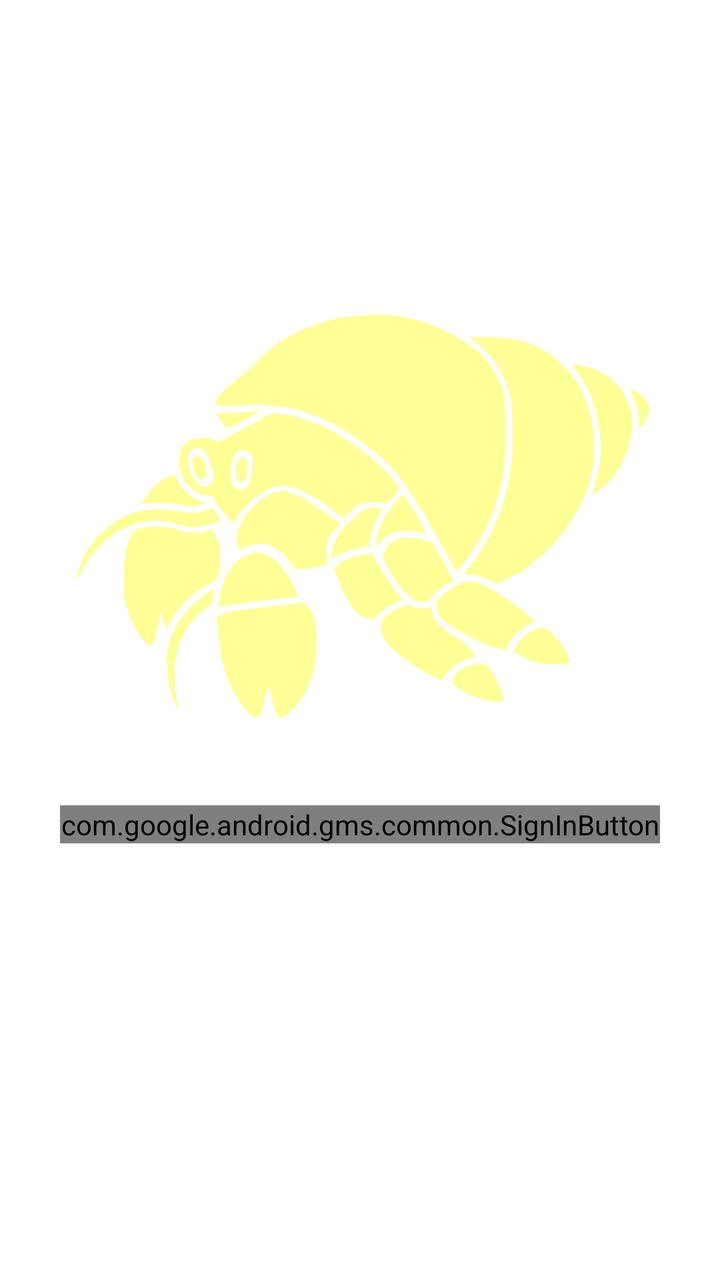
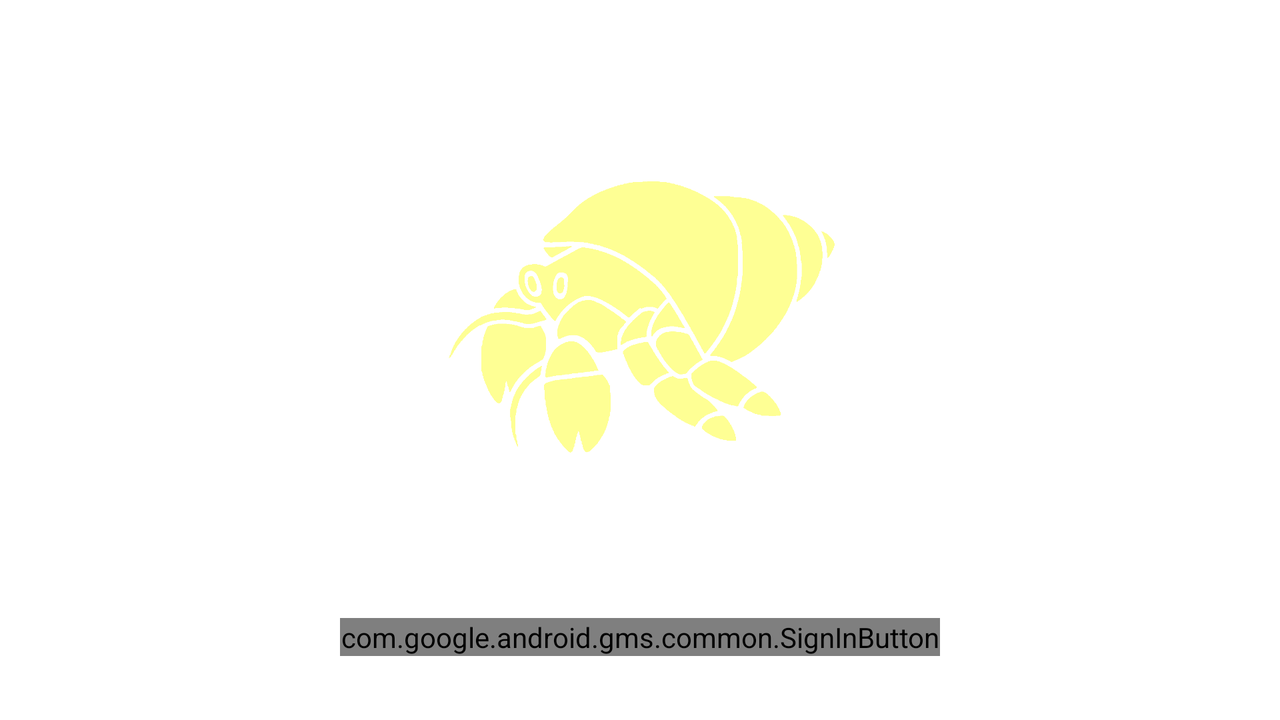

Two renders of one Android screen. The first uses the default layout on a phone; the second uses the alternative layout the repository ships for a different screen configuration, on a matching device. The two XML files are below.
<!-- AndroidManifest.xml: application theme Theme.Swapsies -->
<!-- res/layout/activity_sign_in.xml -->
<?xml version="1.0" encoding="utf-8"?>
<androidx.constraintlayout.widget.ConstraintLayout xmlns:android="http://schemas.android.com/apk/res/android"
    xmlns:app="http://schemas.android.com/apk/res-auto"
    xmlns:tools="http://schemas.android.com/tools"
    android:layout_width="match_parent"
    android:layout_height="match_parent"
    tools:context=".SignInActivity">

    <com.google.android.gms.common.SignInButton
        android:id="@+id/sign_in_button"
        android:layout_width="300dp"
        android:layout_height="wrap_content"
        app:layout_constraintBottom_toBottomOf="parent"
        app:layout_constraintEnd_toEndOf="parent"
        app:layout_constraintHorizontal_bias="0.5"
        app:layout_constraintStart_toStartOf="parent"
        app:layout_constraintTop_toBottomOf="@+id/imageView2" />

    <ImageView
        android:id="@+id/imageView2"
        android:layout_width="300dp"
        android:layout_height="300dp"
        app:layout_constraintBottom_toTopOf="@+id/sign_in_button"
        app:layout_constraintEnd_toEndOf="parent"
        app:layout_constraintStart_toStartOf="parent"
        app:layout_constraintTop_toTopOf="parent"
        app:layout_constraintVertical_bias="0.32"
        app:layout_constraintVertical_chainStyle="packed"
        app:srcCompat="@drawable/transparentyellowcrab" />
</androidx.constraintlayout.widget.ConstraintLayout>
<!-- resources referenced by this layout -->
<resources>
  <!-- drawable transparentyellowcrab: png bitmap (drawable-v24, 62412 bytes) -->
  <style name="Theme.Swapsies" parent="Theme.MaterialComponents.DayNight.DarkActionBar">
          
          <item name="colorPrimary">@color/swapsies_pink</item>
          <item name="colorPrimaryVariant">@color/purple_700</item>
          <item name="colorOnPrimary">@color/white</item>
          
          <item name="colorSecondary">@color/swapsies_pink</item>
          <item name="colorSecondaryVariant">@color/swapsies_pink</item>
          <item name="colorOnSecondary">@color/black</item>
          
          <item name="android:statusBarColor" tools:targetApi="l">@color/swapsies_pink</item>
          
      </style>
  <color name="swapsies_pink">#dc5a75</color>
  <color name="purple_700">#FF3700B3</color>
  <color name="white">#FFFFFFFF</color>
  <color name="black">#FF000000</color>
</resources>
<!-- res/layout-land/activity_sign_in.xml (the repository's variant of the layout above) -->
<!-- drawn on the phone turned sideways -->
<?xml version="1.0" encoding="utf-8"?>
<androidx.constraintlayout.widget.ConstraintLayout xmlns:android="http://schemas.android.com/apk/res/android"
    xmlns:app="http://schemas.android.com/apk/res-auto"
    xmlns:tools="http://schemas.android.com/tools"
    android:layout_width="match_parent"
    android:layout_height="match_parent"
    tools:context=".SignInActivity">

    <com.google.android.gms.common.SignInButton
        android:id="@+id/sign_in_button"
        android:layout_width="300dp"
        android:layout_height="wrap_content"
        android:layout_marginBottom="32dp"
        app:layout_constraintBottom_toBottomOf="parent"
        app:layout_constraintEnd_toEndOf="parent"
        app:layout_constraintStart_toStartOf="parent" />

    <ImageView
        android:id="@+id/imageView2"
        android:layout_width="wrap_content"
        android:layout_height="150dp"
        android:layout_marginTop="32dp"
        android:layout_marginBottom="32dp"
        app:layout_constraintBottom_toTopOf="@+id/sign_in_button"
        app:layout_constraintEnd_toEndOf="parent"
        app:layout_constraintStart_toStartOf="parent"
        app:layout_constraintTop_toTopOf="parent"
        app:srcCompat="@drawable/transparentyellowcrab" />
</androidx.constraintlayout.widget.ConstraintLayout>
